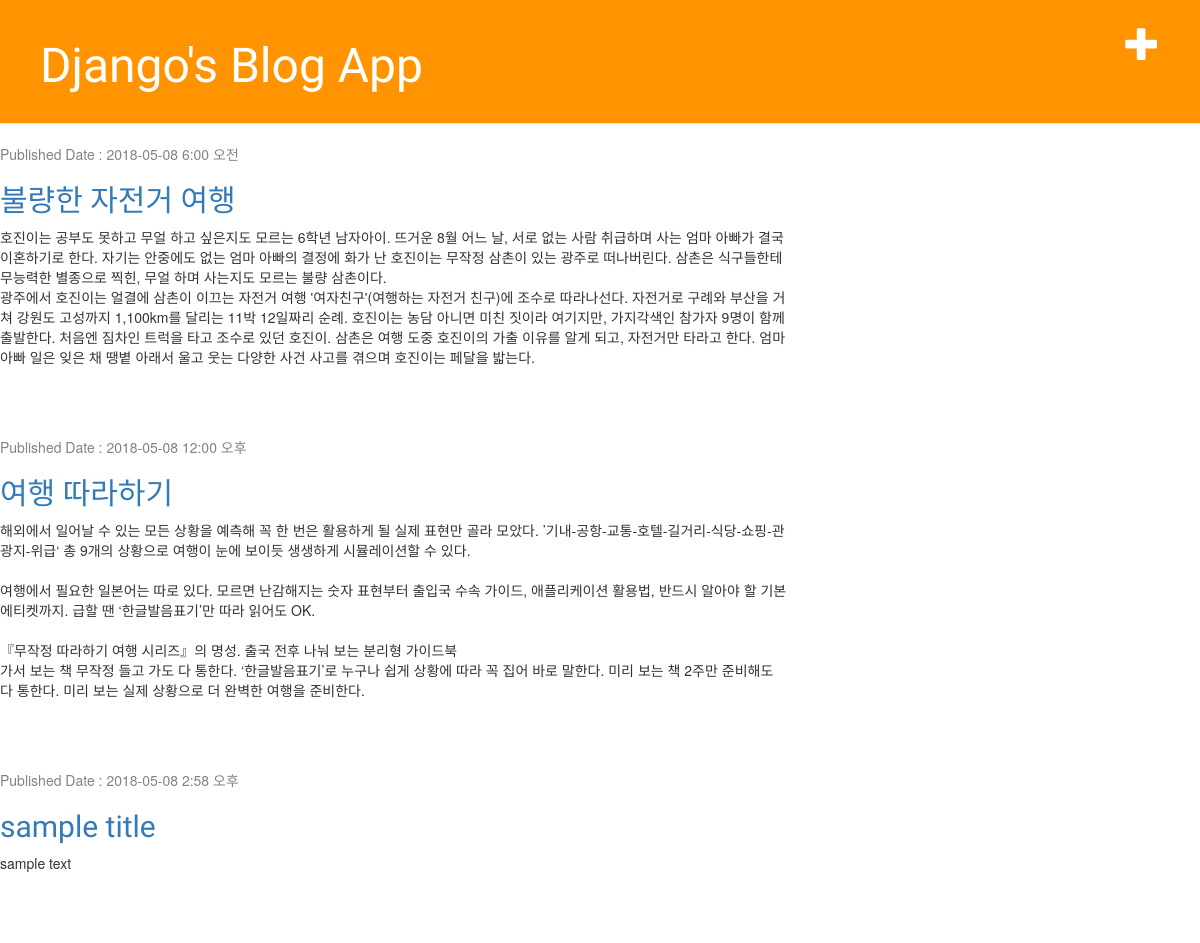
Before: / with the older database file.
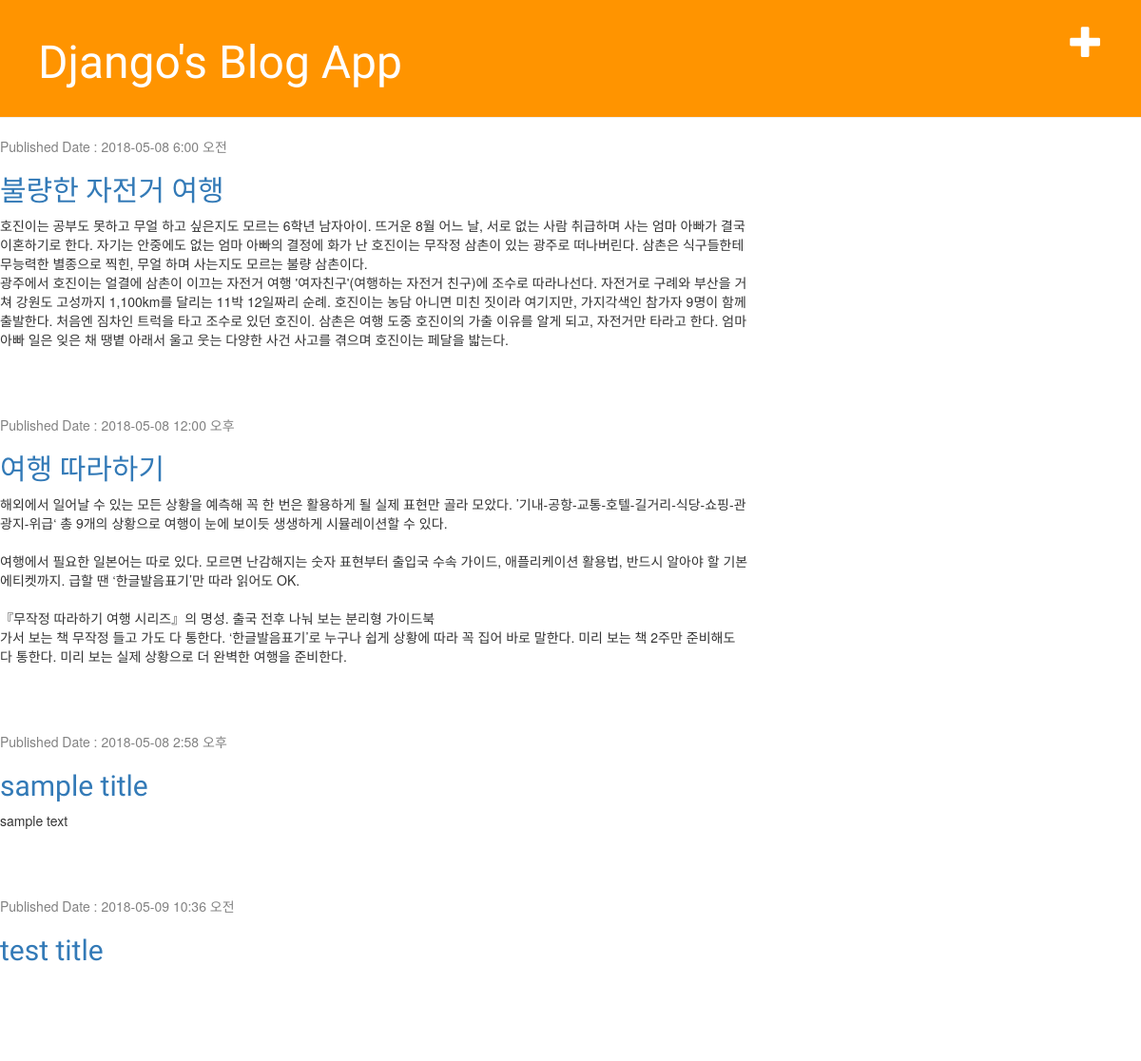
After: the same page with the newer database file.
### blog/models.py (models this page shows, shortened)
class Post(models.Model):
    author=models.ForeignKey('auth.user')
    title=models.CharField(max_length=200)
    text=models.TextField()
    created_date=models.DateTimeField(default=timezone.now)
    published_date=models.DateTimeField(blank=True,null=True)

### blog/views.py (the view)
# urls.py: url(r'^$',views.post_list,name='post_list'),
def post_list(request):
    posts = Post.objects.filter(published_date__lte=timezone.now()).order_by('published_date')
    return render(request,'blog/post_list.html',{'posts':posts})

### blog/templates/blog/post_list.html
{% extends 'blog/base.html' %}
{% block content %}
    {% for post in posts %}
        <div class="post">
            <div class="date">
                <p>Published Date : {{post.published_date|date:"Y-m-d g:i a"}}</p>
            </div>
            <h2><a href="{% url 'post_detail' pk=post.id %}">{{post.title}}</a></h2>
            <p>{{post.text|linebreaksbr}}</p>
        </div>
    {% endfor %}
{% endblock %}

### blog/templates/blog/base.html (shortened to what this page needs)
<!DOCTYPE html>
{% load staticfiles %}
<html lang="ko">
<head>
    <link rel="stylesheet" href="//maxcdn.bootstrapcdn.com/bootstrap/3.2.0/css/bootstrap.min.css">
<link rel="stylesheet" href="//maxcdn.bootstrapcdn.com/bootstrap/3.2.0/css/bootstrap-theme.min.css">
    <link rel="stylesheet" href="{% static 'css/blog.css' %}" >
</head>
<body>
    <div class="page-header">
        <a href="{% url 'post_new' %}" class="top-menu">
            <span class="glyphicon glyphicon-plus"></span>
        </a>
        <h1><a href="/">Django's Blog App</a></h1>
    </div>
    <div clas="content container">
        <div class="row">
            <div class="col-md-8">
            {% block content %}
            {% endblock %}
            </div>
        </div>
    </div>
</body>
</html>

### blog/static/css/blog.css (style rules this page uses)
.page-header { background-color: #ff9400; margin-top: 0; padding: 20px 20px 20px 40px; }
.page-header h1, .page-header h1 a, .page-header h1 a:visited, .page-header h1 a:active { color: #ffffff; font-size: 36pt; text-decoration: none; }
h1, h2, h3, h4 { font-family: 'Lobster', cursive; }
.date { color: #828282; }
.top-menu, .top-menu:hover, .top-menu:visited { color: #ffffff; float: right; font-size: 26pt; margin-right: 20px; }
.post { margin-bottom: 70px; }

Changed rows visible on the page:
added Post: published_date "2018-05-09 10:36 오전", title "test title"
